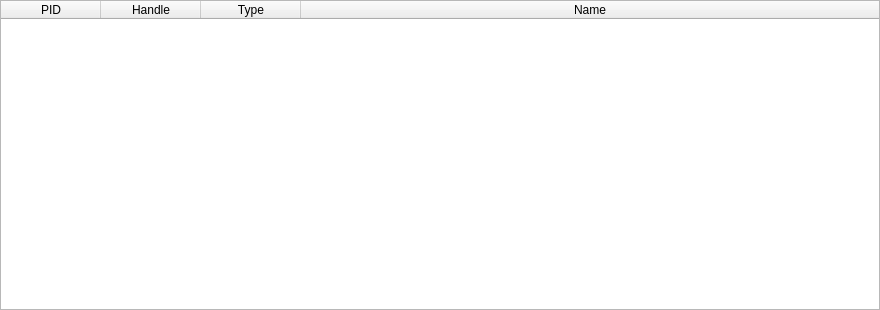
<?xml version="1.0" encoding="UTF-8"?>
<ui version="4.0">
 <class>qtDLGHandleViewClass</class>
 <widget class="QWidget" name="qtDLGHandleViewClass">
  <property name="geometry">
   <rect>
    <x>0</x>
    <y>0</y>
    <width>880</width>
    <height>310</height>
   </rect>
  </property>
  <property name="windowTitle">
   <string>[ Nanomite ] - Handle View</string>
  </property>
  <property name="windowIcon">
   <iconset resource="qtDLGNanomite.qrc">
    <normaloff>:/qtDLGNanomite/Icons/IDI_MAIN.ico</normaloff>:/qtDLGNanomite/Icons/IDI_MAIN.ico</iconset>
  </property>
  <widget class="QTableWidget" name="tblHandleView">
   <property name="geometry">
    <rect>
     <x>0</x>
     <y>0</y>
     <width>880</width>
     <height>310</height>
    </rect>
   </property>
   <attribute name="horizontalHeaderStretchLastSection">
    <bool>true</bool>
   </attribute>
   <attribute name="verticalHeaderVisible">
    <bool>false</bool>
   </attribute>
   <attribute name="verticalHeaderDefaultSectionSize">
    <number>15</number>
   </attribute>
   <attribute name="verticalHeaderMinimumSectionSize">
    <number>15</number>
   </attribute>
   <column>
    <property name="text">
     <string>PID</string>
    </property>
   </column>
   <column>
    <property name="text">
     <string>Handle</string>
    </property>
   </column>
   <column>
    <property name="text">
     <string>Type</string>
    </property>
   </column>
   <column>
    <property name="text">
     <string>Name</string>
    </property>
   </column>
  </widget>
 </widget>
 <resources>
  <include location="qtDLGNanomite.qrc"/>
 </resources>
 <connections/>
</ui>
